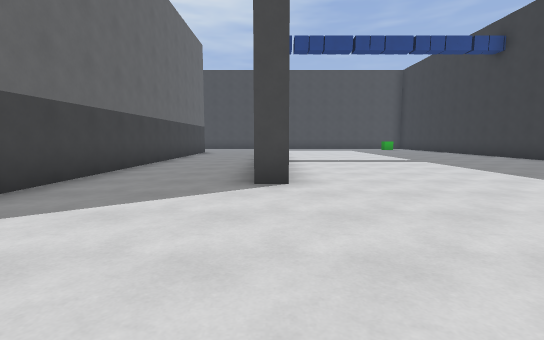
view 1 (above)

23 first-person views from a walk through a Godot game level. The camera is 1.3 m above the floor, tilts 6° down and sees 85° across. The floor is counted in squares, 2 m on a side. Each view is taken from the middle of a square. On the plan, view 1 faces up. The plan holds only what a view shows up to about 9 squares ahead; the rest is blank. The place goes on beyond the plan.

view 2
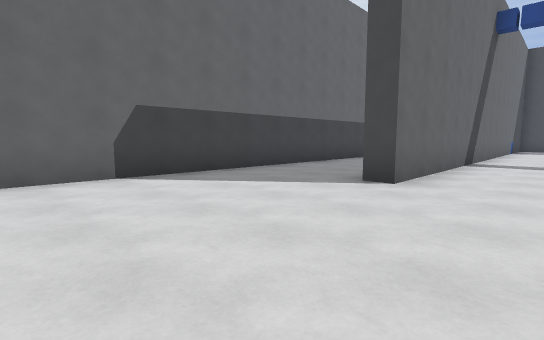

view 3
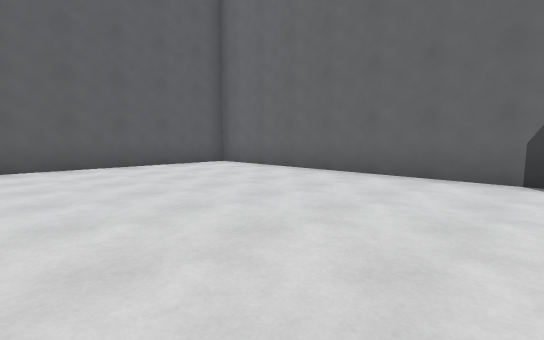

view 4
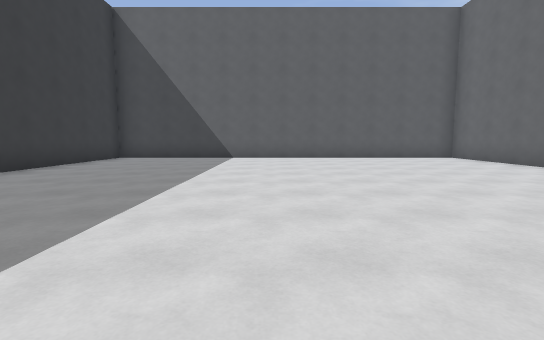

view 5
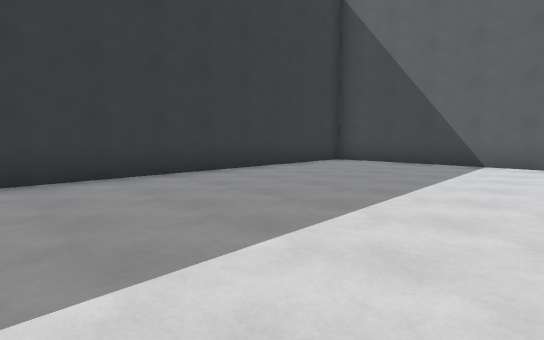

view 6
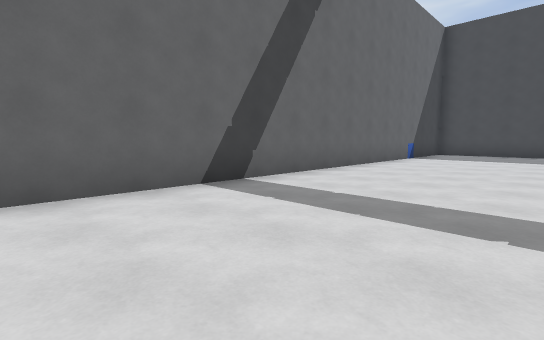

view 7
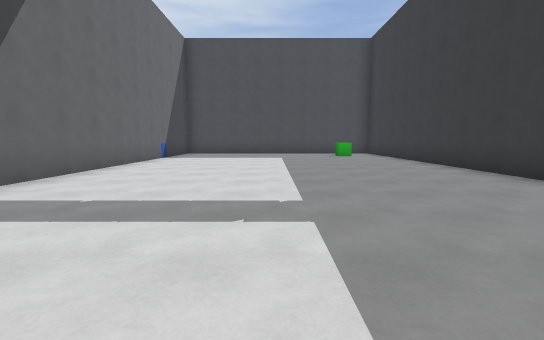

view 8
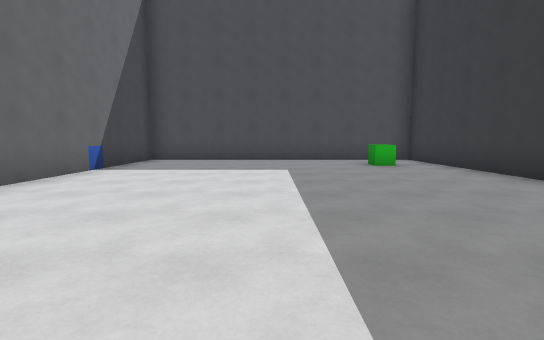

view 9
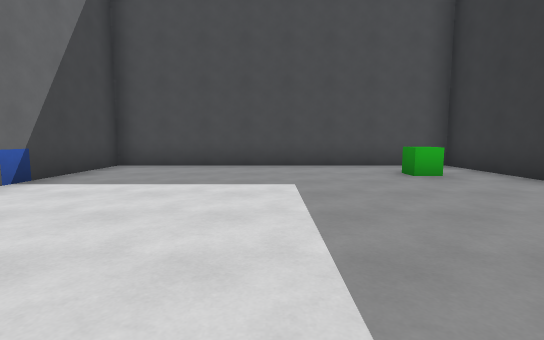

view 10
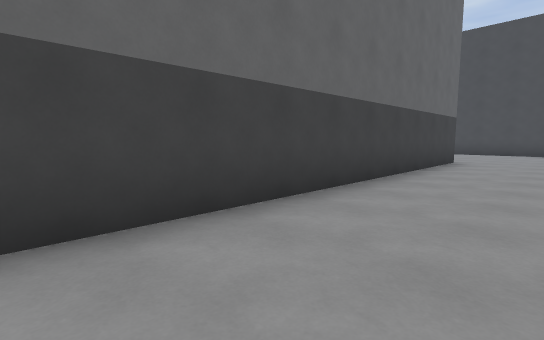

view 11
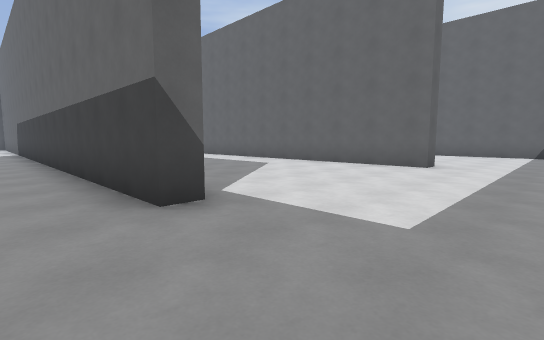

view 12
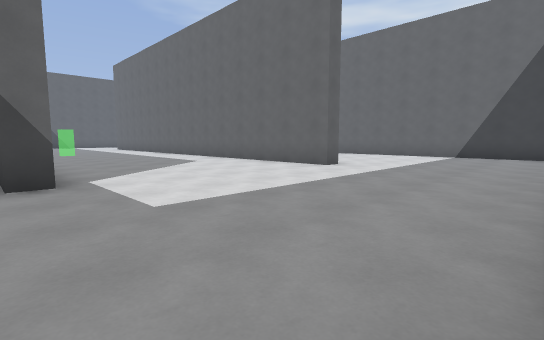

view 13
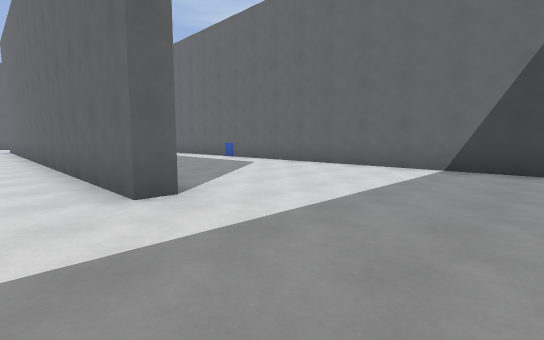

view 14
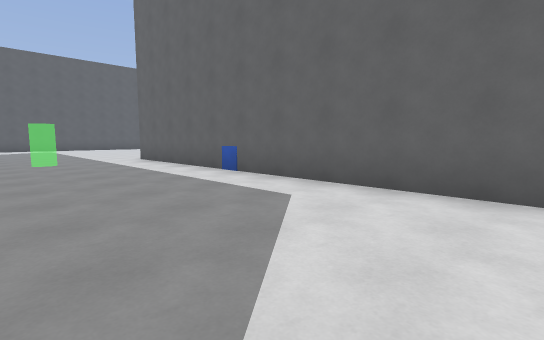

view 15
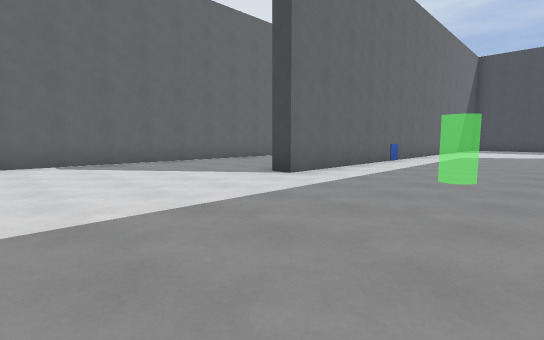

view 16
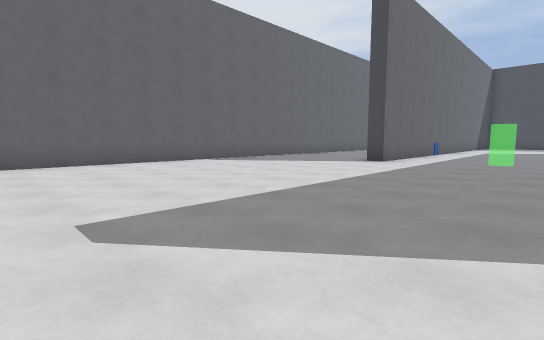

view 17
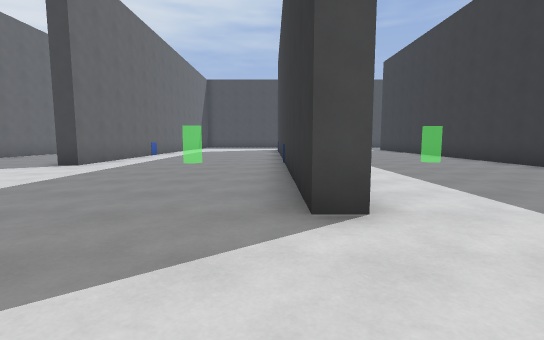

view 18
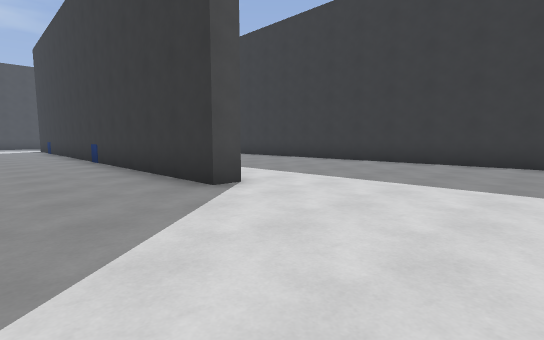

view 19
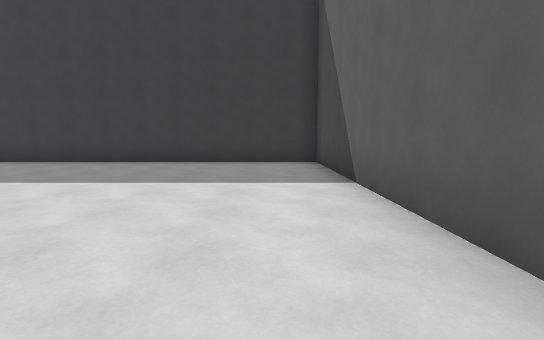

view 20
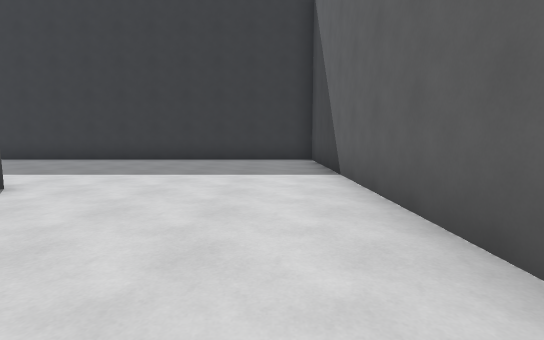

view 21
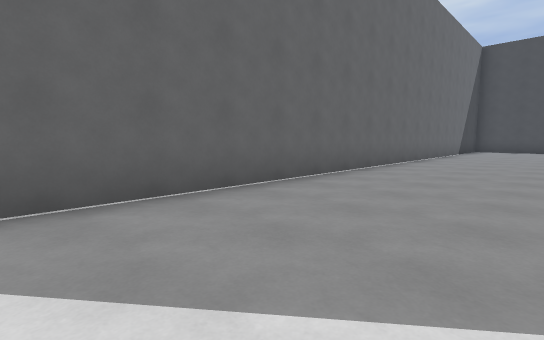

view 22
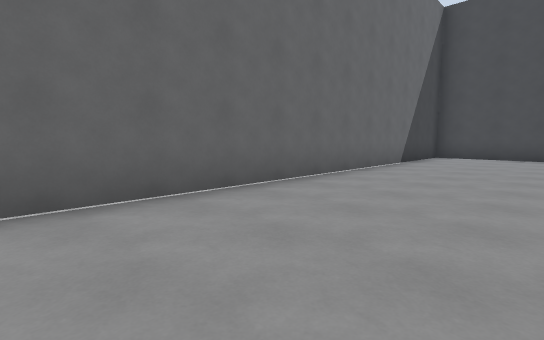

view 23
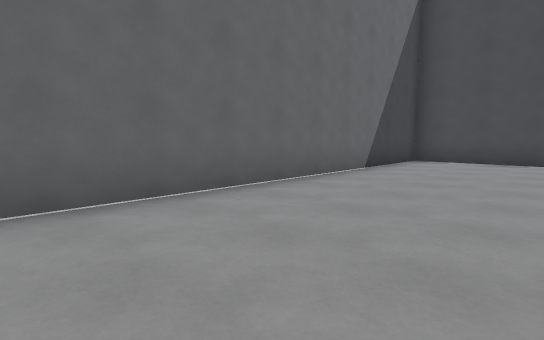

### Floor plan
Points are (right, up) in squares from view 1. A wall is a line through its corners. A room is listed if a view was taken in it or the views show most of it. See-through windows are left out.
Room 1 (views 1, 2, 3, 4, 5, 6, 7, 8, 9)
walls: (8.3, 10.6) (8.3, 19.3) (0.2, 19.3) (0.2, 4.3) (-0.4, 4.3); (-3.2, 3.4) (-3.2, -5.3) (1.7, -5.3); (3.2, -5.3) (7.6, -5.3); (8.3, -4.6) (8.3, 2.9)
low walls: (7, 17.2) (6.5, 17.2) (6.5, 17.8)
ways out: opening at (-2, 4.3) to room 2
Room 2 (views 10, 11, 12, 13, 14, 15, 16, 17, 18, 19, 20, 21, 22, 23)
walls: (-9.8, 14.8) (-9.2, 14.8) (-9.2, 6.4); (-9.1, -0.5) (-9.7, -0.5) (-9.7, 6.5); (-3.8, 14.3) (-3.2, 14.3) (-3.2, 3.4); (-14.8, 18.5) (-14.8, 4.3) (-15.2, 4.3); (-16.4, 19.3) (-19.2, 19.3) (-19.2, -3.8); (-11.8, -5.3) (-3.7, -5.3) (-3.7, 6.1)
ways out: opening at (-2, 4.3) to room 1
objects: block (-15, 9); other object (-10, 5); block (0, 16)

Where each view was taken, in squares from view 1:
view 1: 0 up, 0 right, facing up
view 2: 0 up, 2 right, facing up-left
view 3: 2 up, 2 right, facing down-left
view 4: 5 up, 3 right, facing down
view 5: 3 up, 3 right, facing down-right
view 6: 6 up, 4 right, facing up-left
view 7: 6 up, 4 right, facing up
view 8: 10 up, 4 right, facing up
view 9: 12 up, 4 right, facing up
view 10: 5 up, 1 left, facing up-left
view 11: 17 up, 2 left, facing down-left
view 12: 19 up, 3 left, facing down-left
view 13: 18 up, 8 left, facing down-left
view 14: 14 up, 11 left, facing down-left
view 15: 0 up, 11 left, facing up-left
view 16: 4 down, 11 left, facing up-left
view 17: 3 down, 10 left, facing up
view 18: 4 down, 12 left, facing up-right
view 19: 4 down, 12 left, facing right
view 20: 4 down, 13 left, facing right
view 21: 2 up, 16 left, facing up-left
view 22: 8 up, 16 left, facing up-left
view 23: 10 up, 16 left, facing up-left
